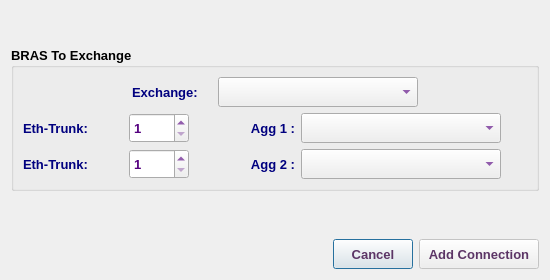
<?xml version="1.0" encoding="UTF-8"?>
<ui version="4.0">
 <class>AddBrasAggDialog</class>
 <widget class="QDialog" name="AddBrasAggDialog">
  <property name="geometry">
   <rect>
    <x>0</x>
    <y>0</y>
    <width>550</width>
    <height>280</height>
   </rect>
  </property>
  <property name="sizePolicy">
   <sizepolicy hsizetype="Fixed" vsizetype="Fixed">
    <horstretch>0</horstretch>
    <verstretch>0</verstretch>
   </sizepolicy>
  </property>
  <property name="minimumSize">
   <size>
    <width>550</width>
    <height>280</height>
   </size>
  </property>
  <property name="maximumSize">
   <size>
    <width>551</width>
    <height>281</height>
   </size>
  </property>
  <property name="font">
   <font>
    <family>Tahoma</family>
    <pointsize>10</pointsize>
   </font>
  </property>
  <property name="windowTitle">
   <string>Add BRAS Connection</string>
  </property>
  <property name="windowIcon">
   <iconset resource="../../../../image.qrc">
    <normaloff>:/Image/add.png</normaloff>:/Image/add.png</iconset>
  </property>
  <property name="toolTipDuration">
   <number>0</number>
  </property>
  <layout class="QVBoxLayout" name="verticalLayout_2">
   <item>
    <widget class="QLabel" name="brasLbl">
     <property name="minimumSize">
      <size>
       <width>200</width>
       <height>30</height>
      </size>
     </property>
     <property name="maximumSize">
      <size>
       <width>16777215</width>
       <height>30</height>
      </size>
     </property>
     <property name="font">
      <font>
       <family>Tahoma</family>
       <pointsize>10</pointsize>
       <weight>75</weight>
       <bold>true</bold>
      </font>
     </property>
     <property name="styleSheet">
      <string notr="true">color: rgb(85, 0, 127);</string>
     </property>
     <property name="text">
      <string/>
     </property>
     <property name="alignment">
      <set>Qt::AlignCenter</set>
     </property>
    </widget>
   </item>
   <item>
    <widget class="QGroupBox" name="groupBox">
     <property name="font">
      <font>
       <family>Tahoma</family>
       <pointsize>10</pointsize>
       <weight>75</weight>
       <bold>true</bold>
      </font>
     </property>
     <property name="title">
      <string>BRAS To Exchange</string>
     </property>
     <layout class="QVBoxLayout" name="verticalLayout">
      <item>
       <layout class="QHBoxLayout" name="horizontalLayout">
        <item>
         <spacer name="horizontalSpacer">
          <property name="font">
           <font>
            <family>Tahoma</family>
            <pointsize>10</pointsize>
           </font>
          </property>
          <property name="orientation">
           <enum>Qt::Horizontal</enum>
          </property>
          <property name="sizeHint" stdset="0">
           <size>
            <width>40</width>
            <height>20</height>
           </size>
          </property>
         </spacer>
        </item>
        <item>
         <widget class="QLabel" name="label">
          <property name="minimumSize">
           <size>
            <width>80</width>
            <height>30</height>
           </size>
          </property>
          <property name="maximumSize">
           <size>
            <width>100</width>
            <height>30</height>
           </size>
          </property>
          <property name="font">
           <font>
            <family>Tahoma</family>
            <pointsize>10</pointsize>
            <weight>75</weight>
            <bold>true</bold>
           </font>
          </property>
          <property name="styleSheet">
           <string notr="true">color: rgb(0, 0, 127);</string>
          </property>
          <property name="text">
           <string>Exchange:</string>
          </property>
         </widget>
        </item>
        <item>
         <widget class="QComboBox" name="exchCB">
          <property name="minimumSize">
           <size>
            <width>200</width>
            <height>30</height>
           </size>
          </property>
          <property name="maximumSize">
           <size>
            <width>200</width>
            <height>30</height>
           </size>
          </property>
          <property name="font">
           <font>
            <family>Tahoma</family>
            <pointsize>10</pointsize>
            <weight>75</weight>
            <bold>true</bold>
           </font>
          </property>
          <property name="styleSheet">
           <string notr="true">color: rgb(85, 0, 127);</string>
          </property>
         </widget>
        </item>
        <item>
         <spacer name="horizontalSpacer_2">
          <property name="font">
           <font>
            <family>Tahoma</family>
            <pointsize>10</pointsize>
           </font>
          </property>
          <property name="orientation">
           <enum>Qt::Horizontal</enum>
          </property>
          <property name="sizeHint" stdset="0">
           <size>
            <width>40</width>
            <height>20</height>
           </size>
          </property>
         </spacer>
        </item>
       </layout>
      </item>
      <item>
       <layout class="QHBoxLayout" name="horizontalLayout_2">
        <item>
         <widget class="QLabel" name="label_5">
          <property name="minimumSize">
           <size>
            <width>100</width>
            <height>30</height>
           </size>
          </property>
          <property name="maximumSize">
           <size>
            <width>100</width>
            <height>30</height>
           </size>
          </property>
          <property name="font">
           <font>
            <family>Tahoma</family>
            <pointsize>10</pointsize>
            <weight>75</weight>
            <bold>true</bold>
           </font>
          </property>
          <property name="styleSheet">
           <string notr="true">color: rgb(0, 0, 127);</string>
          </property>
          <property name="text">
           <string>Eth-Trunk:</string>
          </property>
          <property name="alignment">
           <set>Qt::AlignLeading|Qt::AlignLeft|Qt::AlignVCenter</set>
          </property>
         </widget>
        </item>
        <item>
         <widget class="QSpinBox" name="agg1SB">
          <property name="minimumSize">
           <size>
            <width>60</width>
            <height>30</height>
           </size>
          </property>
          <property name="maximumSize">
           <size>
            <width>60</width>
            <height>30</height>
           </size>
          </property>
          <property name="font">
           <font>
            <family>Tahoma</family>
            <pointsize>10</pointsize>
            <weight>75</weight>
            <bold>true</bold>
           </font>
          </property>
          <property name="styleSheet">
           <string notr="true">color: rgb(85, 0, 127);</string>
          </property>
          <property name="minimum">
           <number>1</number>
          </property>
          <property name="maximum">
           <number>1000</number>
          </property>
         </widget>
        </item>
        <item>
         <widget class="QLabel" name="label_2">
          <property name="minimumSize">
           <size>
            <width>100</width>
            <height>30</height>
           </size>
          </property>
          <property name="maximumSize">
           <size>
            <width>100</width>
            <height>30</height>
           </size>
          </property>
          <property name="font">
           <font>
            <family>Tahoma</family>
            <pointsize>10</pointsize>
            <weight>75</weight>
            <bold>true</bold>
           </font>
          </property>
          <property name="styleSheet">
           <string notr="true">color: rgb(0, 0, 127);</string>
          </property>
          <property name="text">
           <string>Agg 1 :</string>
          </property>
          <property name="alignment">
           <set>Qt::AlignRight|Qt::AlignTrailing|Qt::AlignVCenter</set>
          </property>
         </widget>
        </item>
        <item>
         <widget class="QComboBox" name="agg1CB">
          <property name="sizePolicy">
           <sizepolicy hsizetype="Expanding" vsizetype="Preferred">
            <horstretch>0</horstretch>
            <verstretch>0</verstretch>
           </sizepolicy>
          </property>
          <property name="minimumSize">
           <size>
            <width>200</width>
            <height>30</height>
           </size>
          </property>
          <property name="maximumSize">
           <size>
            <width>300</width>
            <height>30</height>
           </size>
          </property>
          <property name="font">
           <font>
            <family>Tahoma</family>
            <pointsize>10</pointsize>
            <weight>75</weight>
            <bold>true</bold>
           </font>
          </property>
          <property name="styleSheet">
           <string notr="true">color: rgb(85, 0, 127);</string>
          </property>
         </widget>
        </item>
        <item>
         <spacer name="horizontalSpacer_3">
          <property name="orientation">
           <enum>Qt::Horizontal</enum>
          </property>
          <property name="sizeHint" stdset="0">
           <size>
            <width>40</width>
            <height>20</height>
           </size>
          </property>
         </spacer>
        </item>
       </layout>
      </item>
      <item>
       <layout class="QHBoxLayout" name="horizontalLayout_3">
        <item>
         <widget class="QLabel" name="label_4">
          <property name="minimumSize">
           <size>
            <width>100</width>
            <height>30</height>
           </size>
          </property>
          <property name="maximumSize">
           <size>
            <width>100</width>
            <height>30</height>
           </size>
          </property>
          <property name="font">
           <font>
            <family>Tahoma</family>
            <pointsize>10</pointsize>
            <weight>75</weight>
            <bold>true</bold>
           </font>
          </property>
          <property name="styleSheet">
           <string notr="true">color: rgb(0, 0, 127);</string>
          </property>
          <property name="text">
           <string>Eth-Trunk:</string>
          </property>
          <property name="alignment">
           <set>Qt::AlignLeading|Qt::AlignLeft|Qt::AlignVCenter</set>
          </property>
         </widget>
        </item>
        <item>
         <widget class="QSpinBox" name="Agg2SB">
          <property name="minimumSize">
           <size>
            <width>60</width>
            <height>30</height>
           </size>
          </property>
          <property name="maximumSize">
           <size>
            <width>60</width>
            <height>30</height>
           </size>
          </property>
          <property name="font">
           <font>
            <family>Tahoma</family>
            <pointsize>10</pointsize>
            <weight>75</weight>
            <bold>true</bold>
           </font>
          </property>
          <property name="styleSheet">
           <string notr="true">color: rgb(85, 0, 127);</string>
          </property>
          <property name="minimum">
           <number>1</number>
          </property>
          <property name="maximum">
           <number>1000</number>
          </property>
         </widget>
        </item>
        <item>
         <widget class="QLabel" name="label_3">
          <property name="minimumSize">
           <size>
            <width>100</width>
            <height>30</height>
           </size>
          </property>
          <property name="maximumSize">
           <size>
            <width>100</width>
            <height>30</height>
           </size>
          </property>
          <property name="font">
           <font>
            <family>Tahoma</family>
            <pointsize>10</pointsize>
            <weight>75</weight>
            <bold>true</bold>
           </font>
          </property>
          <property name="styleSheet">
           <string notr="true">color: rgb(0, 0, 127);</string>
          </property>
          <property name="text">
           <string>Agg 2 :</string>
          </property>
          <property name="alignment">
           <set>Qt::AlignRight|Qt::AlignTrailing|Qt::AlignVCenter</set>
          </property>
         </widget>
        </item>
        <item>
         <widget class="QComboBox" name="agg2CB">
          <property name="sizePolicy">
           <sizepolicy hsizetype="Expanding" vsizetype="Preferred">
            <horstretch>0</horstretch>
            <verstretch>0</verstretch>
           </sizepolicy>
          </property>
          <property name="minimumSize">
           <size>
            <width>200</width>
            <height>30</height>
           </size>
          </property>
          <property name="maximumSize">
           <size>
            <width>300</width>
            <height>30</height>
           </size>
          </property>
          <property name="font">
           <font>
            <family>Tahoma</family>
            <pointsize>10</pointsize>
            <weight>75</weight>
            <bold>true</bold>
           </font>
          </property>
          <property name="styleSheet">
           <string notr="true">color: rgb(85, 0, 127);</string>
          </property>
         </widget>
        </item>
        <item>
         <spacer name="horizontalSpacer_4">
          <property name="orientation">
           <enum>Qt::Horizontal</enum>
          </property>
          <property name="sizeHint" stdset="0">
           <size>
            <width>40</width>
            <height>20</height>
           </size>
          </property>
         </spacer>
        </item>
       </layout>
      </item>
     </layout>
    </widget>
   </item>
   <item>
    <spacer name="verticalSpacer">
     <property name="font">
      <font>
       <family>Tahoma</family>
       <pointsize>10</pointsize>
      </font>
     </property>
     <property name="orientation">
      <enum>Qt::Vertical</enum>
     </property>
     <property name="sizeHint" stdset="0">
      <size>
       <width>20</width>
       <height>36</height>
      </size>
     </property>
    </spacer>
   </item>
   <item>
    <layout class="QHBoxLayout" name="horizontalLayout_4">
     <item>
      <spacer name="horizontalSpacer_5">
       <property name="font">
        <font>
         <family>Tahoma</family>
         <pointsize>10</pointsize>
        </font>
       </property>
       <property name="orientation">
        <enum>Qt::Horizontal</enum>
       </property>
       <property name="sizeHint" stdset="0">
        <size>
         <width>40</width>
         <height>20</height>
        </size>
       </property>
      </spacer>
     </item>
     <item>
      <widget class="QPushButton" name="cancelBtn">
       <property name="sizePolicy">
        <sizepolicy hsizetype="Preferred" vsizetype="Preferred">
         <horstretch>0</horstretch>
         <verstretch>0</verstretch>
        </sizepolicy>
       </property>
       <property name="minimumSize">
        <size>
         <width>80</width>
         <height>30</height>
        </size>
       </property>
       <property name="maximumSize">
        <size>
         <width>150</width>
         <height>30</height>
        </size>
       </property>
       <property name="font">
        <font>
         <family>Tahoma</family>
         <pointsize>10</pointsize>
         <weight>75</weight>
         <bold>true</bold>
        </font>
       </property>
       <property name="styleSheet">
        <string notr="true">color: rgb(92, 53, 102);</string>
       </property>
       <property name="text">
        <string>Cancel</string>
       </property>
      </widget>
     </item>
     <item>
      <widget class="QPushButton" name="okBtn">
       <property name="enabled">
        <bool>false</bool>
       </property>
       <property name="sizePolicy">
        <sizepolicy hsizetype="Preferred" vsizetype="Preferred">
         <horstretch>0</horstretch>
         <verstretch>0</verstretch>
        </sizepolicy>
       </property>
       <property name="minimumSize">
        <size>
         <width>120</width>
         <height>30</height>
        </size>
       </property>
       <property name="maximumSize">
        <size>
         <width>200</width>
         <height>30</height>
        </size>
       </property>
       <property name="font">
        <font>
         <family>Tahoma</family>
         <pointsize>10</pointsize>
         <weight>75</weight>
         <bold>true</bold>
        </font>
       </property>
       <property name="styleSheet">
        <string notr="true">color: rgb(92, 53, 102);</string>
       </property>
       <property name="text">
        <string>Add Connection</string>
       </property>
       <property name="icon">
        <iconset resource="../../../../image.qrc">
         <normaloff>:/Image/add.png</normaloff>:/Image/add.png</iconset>
       </property>
       <property name="iconSize">
        <size>
         <width>20</width>
         <height>20</height>
        </size>
       </property>
      </widget>
     </item>
    </layout>
   </item>
  </layout>
 </widget>
 <tabstops>
  <tabstop>exchCB</tabstop>
  <tabstop>agg1SB</tabstop>
  <tabstop>agg1CB</tabstop>
  <tabstop>Agg2SB</tabstop>
  <tabstop>agg2CB</tabstop>
  <tabstop>okBtn</tabstop>
  <tabstop>cancelBtn</tabstop>
 </tabstops>
 <resources>
  <include location="../../../../image.qrc"/>
 </resources>
 <connections/>
</ui>
